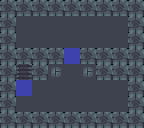

This is a level from a 2D game, rendered from its Tiled map with the project's own tilesets. A one-line summary and the complete map file follow:
An orthogonal 9x8 tile map with 16x16 px tiles, 1 tile layer (terrain) and 3 objects.

<map version="1.10" tiledversion="1.11.2" orientation="orthogonal" renderorder="right-down" width="9" height="8" tilewidth="16" tileheight="16" infinite="0" nextlayerid="3" nextobjectid="4">
 <properties>
  <property name="name" value="Return Trip" />
  <property name="author" value="moineau" />
  <property name="goldMoves" type="int" value="23" />
  <property name="goldTime" type="float" value="5.7" />
 </properties>
 <tileset firstgid="1" source="tileset.tsx" />
 <layer id="1" name="terrain" width="9" height="8">
  <data encoding="csv">
4,4,4,4,4,4,4,4,4,
4,1,1,1,1,1,1,1,4,
4,1,1,1,1,1,1,1,4,
4,4,4,4,3,4,4,4,4,
4,5,4,2,1,2,4,4,4,
4,3,1,1,1,1,1,1,4,
4,1,1,1,1,1,1,1,4,
4,4,4,4,4,4,4,4,4
</data>
 </layer>
 <objectgroup id="2" name="objects">
  <object id="1" gid="6" x="96" y="112" width="16" height="16" />
  <object id="2" gid="9" x="48" y="48" width="16" height="16" />
  <object id="3" gid="9" x="64" y="80" width="16" height="16" />
 </objectgroup>
</map>
